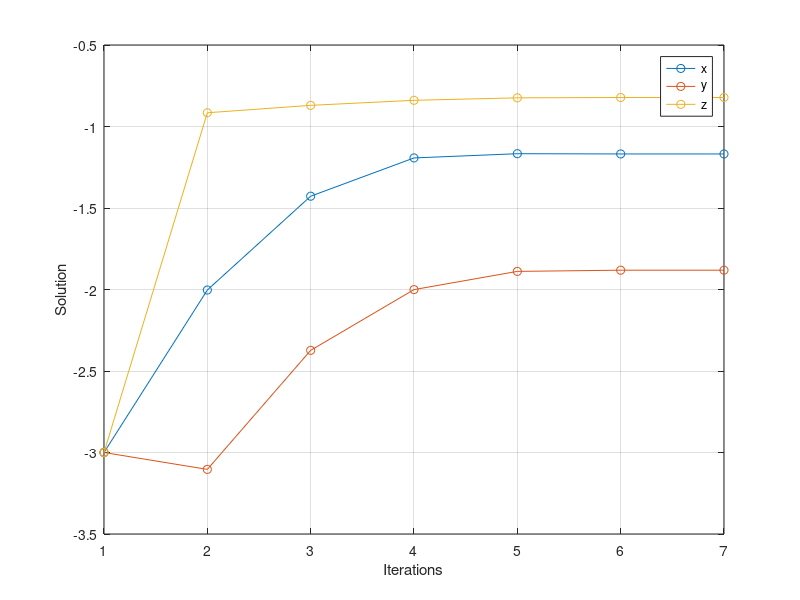
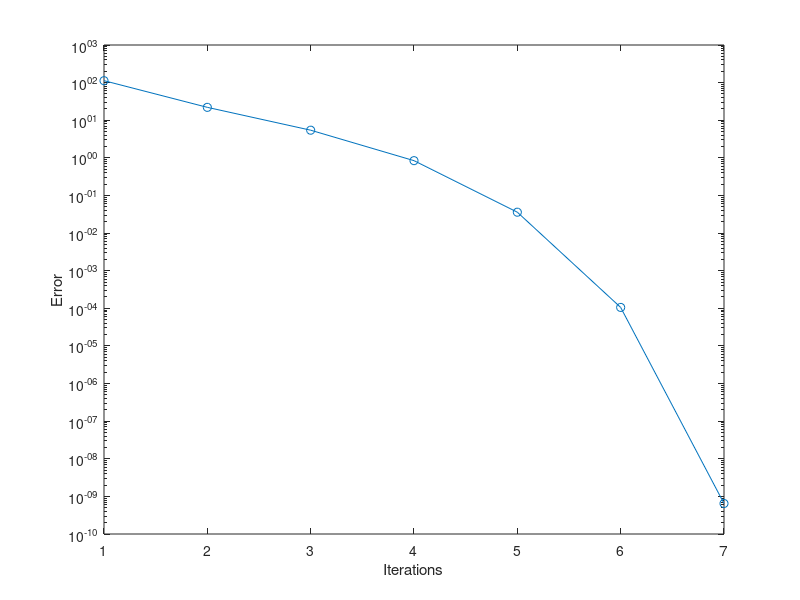

Here is the MATLAB script that generated these plots, in order:
clear all
close all
clc

maxI=1000;
tol=1e-8;
c=4;
x=-3; y=-3; z=-3;%Initial guess

error=sum(abs(x*exp(y)+z+1)+abs(y*z-x^3-pi())+abs(x*y^2*z-(3+(c/10))));
i=1;
while error(i)>tol & i<maxI
    J(1,1)=exp(y(i)); %du/dx
    J(1,2)=x(i)*exp(y(i)); %du/dy
    J(1,3)=1; %du/dz
    J(2,1)=-3*x(i)^2; %dv/dx
    J(2,2)=z(i); %dv/dy
    J(2,3)=y(i); %dv/dz
    J(3,1)=y(i)^2*z(i); %dw/dx
    J(3,2)=2*x(i)*y(i)*z(i); %dw/dy
    J(3,3)=x(i)*y(i)^2; %dw/dz

    F(1,1)=x(i)*exp(y(i))+z(i)+1;   % u(x(i),y(i),z(i))
    F(2,1)=y(i)*z(i)-x(i)^3-pi();   % v(x(i),y(i),z(i))
    F(3,1)=x(i)*y(i)^2*z(i)-(3+(c/10));    % w(x(i),y(i),z(i))

    X(1,1)=x(i); X(2,1)=y(i); X(3,1)=z(i);

    X=J\(-F+J*X);
    x(i+1)=X(1); y(i+1)=X(2); z(i+1)=X(3);  %New guesses

    F(1)=x(i+1)*exp(y(i+1))+z(i+1)+1;
    F(2)=y(i+1)*z(i+1)-x(i+1)^3-pi();
    F(3)=x(i+1)*y(i+1)^2*z(i+1)-(3+(c/10));

    error(i+1)=sum(abs(F));
    i=i+1;
end

figure
plot(x,'o-'); grid on; hold on
plot(y,'o-'); plot(z,'o-')
legend('x','y','z')
xlabel('Iterations'); ylabel('Solution')

figure
semilogy(error,'o-')
xlabel('Iterations'); ylabel('Error')


